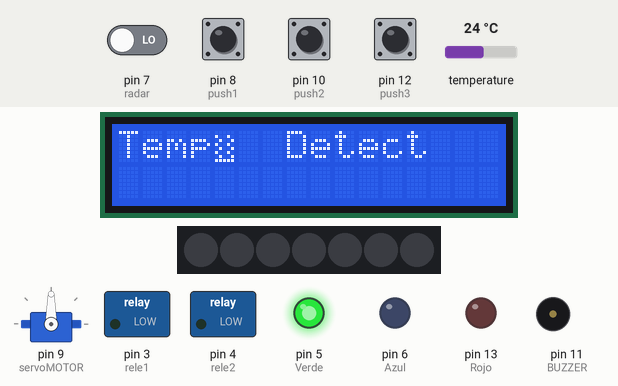
Recording of a sketch running on a simulated Arduino Uno, built with avr-gcc and run on an emulated ATmega328P. On the bench: 16×2 character LCD, 7 RGB LEDs in strip order, left to right, servo, switched loads named in the sketch (green lamp = pin HIGH), output pins drawn as LEDs (lit = HIGH), buzzer (waves = sounding). Inputs (shaded band) come from the test bench; at power-on: pin 7 (radar), pin 8 (push1), pin 10 (push2), pin 12 (push3) LOW, temperature 24 °C. Dim RGB values are drawn brighter than linear; what the sketch prints to the serial monitor is not drawn.

Above: at 1.5 s.
1.6 s: pin 7 (radar) driven HIGH
At 4.4 s:
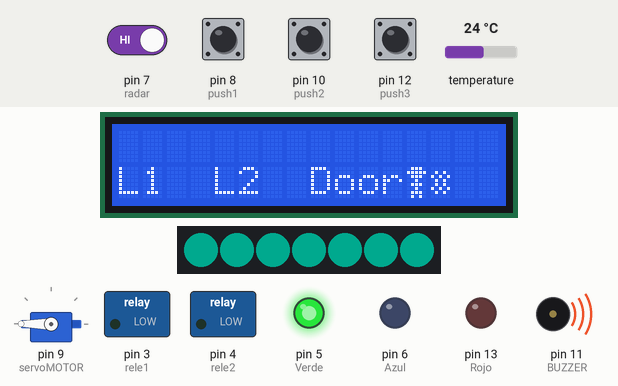
4.5 s: temperature set to 19 °C
At 5.34 s:
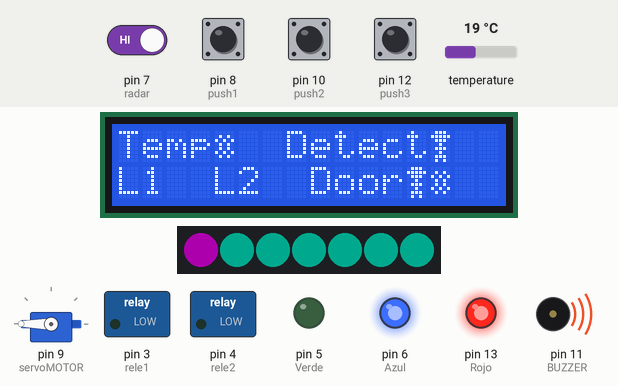
7.0 s: temperature set to 28 °C
At 7.79 s:
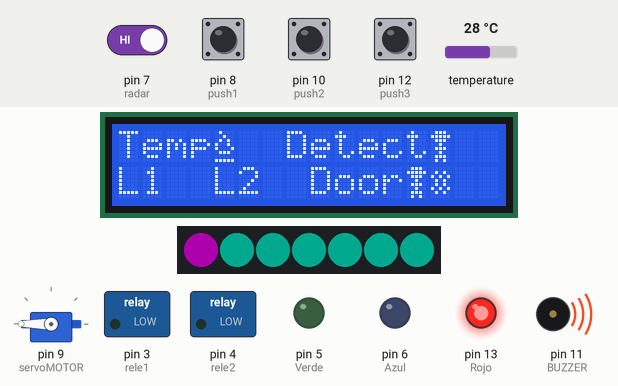
9.5 s: pin 7 (radar) driven LOW
At 14.1 s:
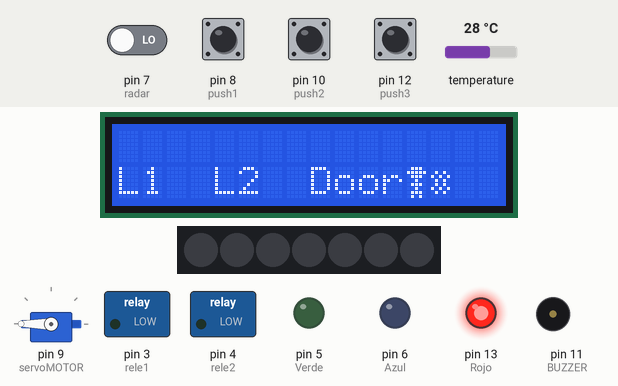
14.4 s: pin 10 (push2) pulled HIGH for 2.05 s
At 15.9 s:
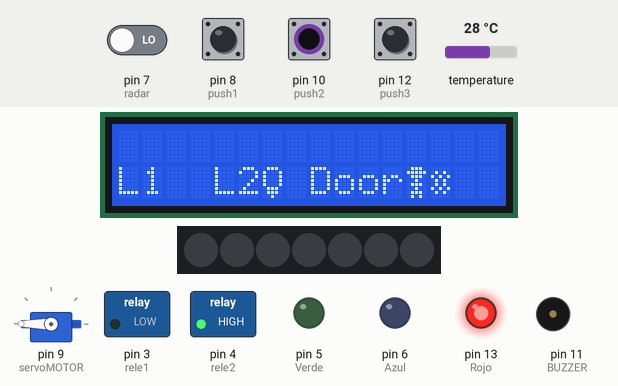
18.4 s: pin 12 (push3) pulled HIGH for 2.05 s
At 19.3 s:
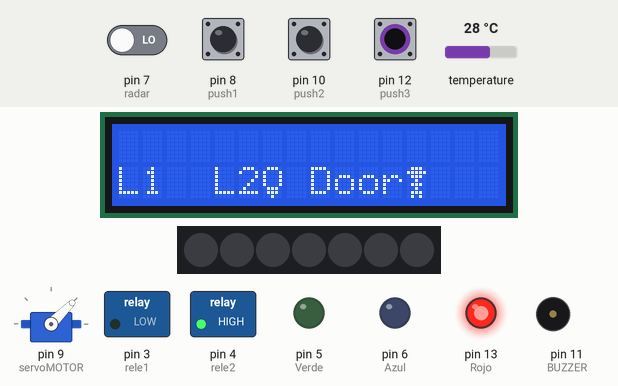
Timing chart, 0 to 21.4 s (numbered marks = the images above; inputs shaded):
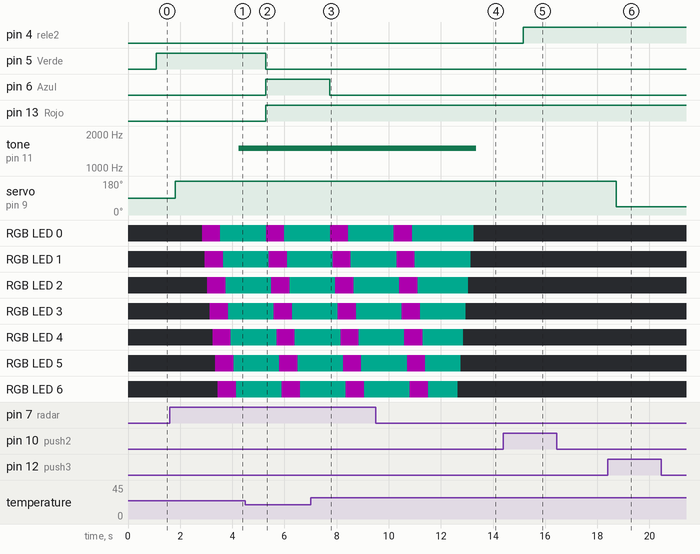

The sketch:

Estaci_n_de_automatizaci_n.ino
```cpp
/*
   Fundacion Kinal
   Centro educativo tecnico laboral Kinal
   Quinto perito
   Quinto electronica
   Codigo Tecnico: EB5AM
   Curso: Taller de electronica digital y reparacion de computadoras I
   Proyecto: Estacion  de automatizacion
   Nombre: Jared Hernan Ruiz Anleu
   Fecha: 4/05/23
*/
#include <Wire.h>
#include <Adafruit_NeoPixel.h>
#include <OneWire.h>
#include <DallasTemperature.h>
#include <LiquidCrystal_I2C.h>
#include <Servo.h>

OneWire ourWire(2);                   //Se establece el pin 2  como el pin que utilizaremos para el protocolo OneWire
DallasTemperature sensors(&ourWire); //Se declara una objeto para nuestro sensor
LiquidCrystal_I2C lcd_JARED(0x27,16,2);

#define Rojo  13
#define Verde 5
#define Azul  6

#define radar 7

#define BUZZER 11
#define servoMOTOR 9

Servo Motor;

int rele1 = 3;
int rele2 = 4;
int push1 = 8;
int push2 = 10;
int push3 = 12;

int estadopush1 = 0;
int estadoantes1 = 0;
int estadorele1 = 0;

int estadopush2 = 0;
int estadoantes2 = 0;
int estadorele2 = 0;

int estadopush3 = 0;
int estadoantes3 = 0;
int estadorele3 = 0;

#define PIN 14           // Pin digital utilizado para controlar la rueda de Neopixels
#define NUM_LEDS 7      // Número de Neopixels en la rueda

Adafruit_NeoPixel pixels = Adafruit_NeoPixel(NUM_LEDS, PIN, NEO_GRB + NEO_KHZ800);

byte llamas2[] = {
  B01000,
  B00100,
  B01010,
  B10010,
  B10001,
  B01110,
  B00000,
  B11111
};
byte hielo[] = {
  B00000,
  B01010,
  B10101,
  B01010,
  B01010,
  B10101,
  B01010,
  B00000
};
byte bola[] = {
  B00000,
  B10010,
  B01001,
  B10010,
  B01001,
  B10010,
  B01001,
  B11111
};
byte congelado[] = {
  B01110,
  B11111,
  B01110,
  B00100,
  B01110,
  B00100,
  B01110,
  B01010
};
byte foco[] = {
  B01110,
  B10001,
  B10001,
  B10001,
  B10001,
  B01110,
  B01110,
  B00100
};

float temp;
void temperaturaVerde();
void temperaturaRojo();
void temperaturaMorado();

void sensoradar(bool Detection);

void boton1();
void boton2();
void boton3();

void setup() {
  // Inicializar el LCD
  lcd_JARED.init();
  //Encender la luz de fondo.
  lcd_JARED.backlight();

  pixels.begin();                 // Inicializa la comunicación con los Neopixels
  pixels.setBrightness(50);       // Configura el brillo de los Neopixels (0-255)

  delay(100);
  Serial.begin(9600);   //Inicio la comunicacion serial
  sensors.begin();   //Se inicia el sensor
  delay(100);
  lcd_JARED.createChar(5,llamas2);
  lcd_JARED.createChar(6,bola);
  lcd_JARED.createChar(7,hielo);
  lcd_JARED.createChar(8,congelado);
  lcd_JARED.createChar(9,foco);

  Motor.attach(servoMOTOR);

  pinMode(4,OUTPUT);
  pinMode(5,OUTPUT);
  pinMode(6,OUTPUT);
  pinMode(9, OUTPUT);
  pinMode(3,OUTPUT);
  pinMode(7,INPUT);
  pinMode(13,OUTPUT);
  pinMode(8,INPUT);
  pinMode(10,INPUT);
  pinMode(11,OUTPUT);
  pinMode(12,INPUT);
  pinMode(14,OUTPUT);

}

void loop() {
  bool Detection = digitalRead(radar);
  sensors.requestTemperatures();
  temp = sensors.getTempCByIndex(0);
  Serial.print("Temperatura= ");
  Serial.print(temp);
  Serial.println(" C");

  temperaturaVerde();
  temperaturaRojo();
  temperaturaMorado();
  sensoradar(Detection);

  boton1();

  boton2();

  boton3();
}

void temperaturaVerde(){
if(temp > 21 && temp < 25){
   lcd_JARED.setCursor(0,0);
   lcd_JARED.print("Temp");
   lcd_JARED.setCursor(4,0);
   lcd_JARED.write(6);
   digitalWrite(Verde, HIGH);
   digitalWrite(Rojo,LOW);
   digitalWrite(Azul,LOW);
  }
}
void temperaturaRojo(){
  if(temp > 25 && temp < 45){
   lcd_JARED.setCursor(0,0);
   lcd_JARED.print("Temp");
   lcd_JARED.setCursor(4,0);
   lcd_JARED.write(5);
   digitalWrite(Rojo,HIGH);
   digitalWrite(Verde,LOW);
   digitalWrite(Azul,LOW);
  }
}
void temperaturaMorado(){
  if(temp > 15 && temp < 21 ){
   lcd_JARED.setCursor(0,0);
   lcd_JARED.print("Temp");
   lcd_JARED.setCursor(4,0);
   lcd_JARED.write(7);
  digitalWrite(Rojo,HIGH);
  digitalWrite(Azul,HIGH);
  digitalWrite(Verde,LOW);
  }
  }
  void sensoradar(bool Detection){
    if(Detection == HIGH){
    lcd_JARED.setCursor(7,0);
    lcd_JARED.print("Detect");
    lcd_JARED.setCursor(13,0);
    lcd_JARED.write(8);
    for (int i = 0; i < NUM_LEDS; i++) {
    pixels.setPixelColor(i, pixels.Color(255, 0, 255));
    pixels.show();
    delay(100);
  }
    for (int i = 0; i < NUM_LEDS; i++) {
    pixels.setPixelColor(i, pixels.Color(0, 225, 189));  // Establece el color del Neopixel en rojo
    pixels.show();
    delay(100);
    }
    tone(BUZZER,1500);
    }
    if(Detection == LOW){
      lcd_JARED.setCursor(7,0);
      lcd_JARED.print("Detect");
    for (int i = NUM_LEDS - 1; i >= 0; i--) {
    pixels.setPixelColor(i, pixels.Color(0, 0, 0));  // Apaga el Neopixel
    pixels.show();                                  // Actualiza la rueda de Neopixels
    delay(100);                                     // Espera 100 milisegundos
  }
    noTone(BUZZER);
  }
  }
  void boton1(){
  estadopush1 = digitalRead(push1);
   if((estadopush1 == 1) && (estadoantes1 == 0)){
    estadorele1 = !estadorele1;
    delay(50);
   }
   estadoantes1 = estadopush1;

   if(estadorele1 == 1){
    digitalWrite(rele1, HIGH);
    lcd_JARED.clear();
    lcd_JARED.setCursor(0,1);
    lcd_JARED.print("L1");
    lcd_JARED.setCursor(2,1);
    lcd_JARED.write(9);
   }
   else {
    digitalWrite(rele1,LOW);
    lcd_JARED.clear();
    lcd_JARED.setCursor(0,1);
    lcd_JARED.print("L1");
   }
  }
  void boton2(){
  estadopush2 = digitalRead(push2);
   if((estadopush2 == 1) && (estadoantes2 == 0)){
    estadorele2 = !estadorele2;
    delay(50);
   }
   estadoantes2 = estadopush2;

   if(estadorele2 == 1){
    digitalWrite(rele2, HIGH);
    lcd_JARED.setCursor(4,1);
    lcd_JARED.print("L2");
    lcd_JARED.setCursor(6,1);
    lcd_JARED.write(9);
   }
   else {
    digitalWrite(rele2,LOW);
    lcd_JARED.setCursor(4,1);
    lcd_JARED.print("L2");
   }
  }
  void boton3(){
   estadopush3 = digitalRead(push3);
   if((estadopush3 == 1) && (estadoantes3 == 0)){
    estadorele3 = !estadorele3;
    delay(50);
   }
   estadoantes3 = estadopush3;

   if(estadorele3 == 1){
    lcd_JARED.setCursor(8,1);
    lcd_JARED.print("Door");
    lcd_JARED.setCursor(12,1);
    lcd_JARED.write(8);
    Motor.write(45);
     delay(250);
   }
   else {
    lcd_JARED.setCursor(8,1);
    lcd_JARED.print("Door");
    lcd_JARED.setCursor(12,1);
    lcd_JARED.write(8);
    lcd_JARED.setCursor(13,1);
    lcd_JARED.write(7);
     Motor.write(180);
     delay(250);
   }
  }
```

Measured:
- after the input at 1.6 s, tone on pin 11 (BUZZER): silent → 1500 Hz after 2.6 s; the display: first differs from a run without the input after 1.2 s (image 1 shows a later state)
- after the input at 4.5 s, pin 5 (Verde): HIGH → LOW after 0.79 s; pin 6 (Azul), pin 13 (Rojo): LOW → HIGH after 0.79 s; the display: changes after 0.80 s (image 2)
- after the input at 7.0 s, pin 6 (Azul): HIGH → LOW after 0.74 s; the display: changes after 0.75 s (image 3)
- after the input at 9.5 s, tone on pin 11 (BUZZER): 1500 Hz → silent after 3.9 s; the display: first differs from a run without the input after 3.2 s (image 4 shows a later state)
- after the input at 14.4 s, pin 4 (rele2): LOW → HIGH after 0.76 s; the display: first changes after 0.71 s (image 5 shows a later state)
- after the input at 18.4 s, servo on pin 9 (servoMOTOR): 180° → 45° after 0.32 s; the display: first changes after 0.26 s (image 6 shows a later state)
- what the display in image 4 shows lasts 1.0 s, from 13.4 s to 14.4 s
